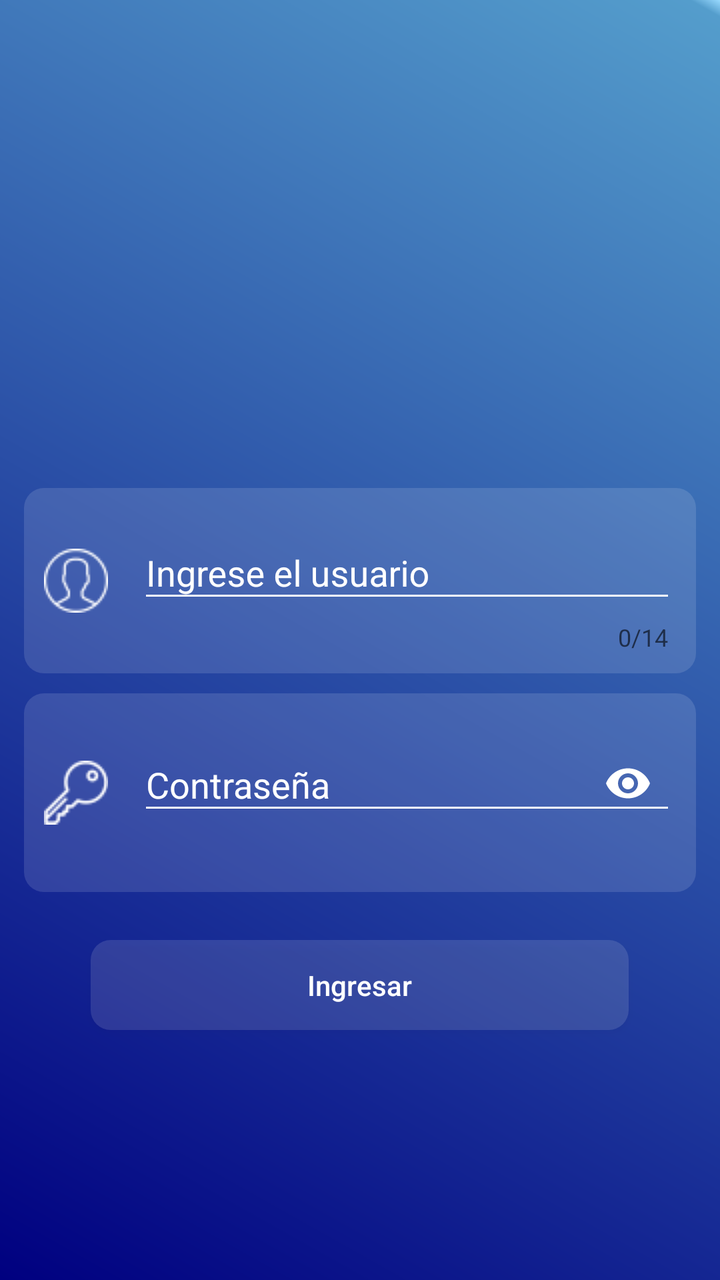
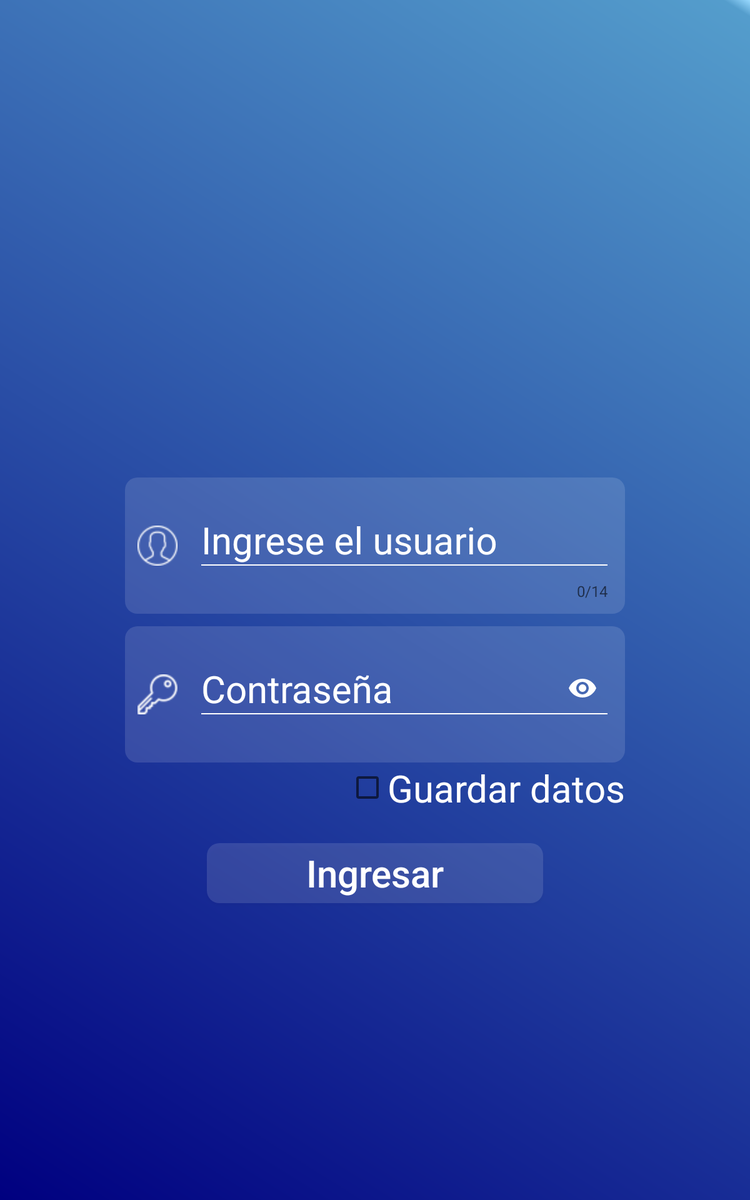

First picture: res/layout/ on a phone held upright. Second picture: the repository's own variant of that layout, on a device whose configuration matches the variant's folder. Source for both follows.
<!-- AndroidManifest.xml: application theme AppTheme -->
<!-- res/layout/activity_loggin.xml -->
<?xml version="1.0" encoding="utf-8"?>
<LinearLayout xmlns:android="http://schemas.android.com/apk/res/android"
    xmlns:tools="http://schemas.android.com/tools"
    android:layout_width="match_parent"
    android:layout_height="match_parent"
    xmlns:app="http://schemas.android.com/apk/res-auto"
    android:background="@drawable/degradado_login"
    tools:context=".loggin"
    android:orientation="vertical">

    <ImageView
        android:id="@+id/imageView2"
        android:layout_width="139dp"
        android:layout_height="194dp"
        android:layout_marginStart="8dp"
        android:layout_marginTop="50dp"
        android:layout_marginEnd="8dp"
        android:src="@mipmap/logo"
        android:layout_gravity="center"
        />

    <LinearLayout
        android:layout_width="wrap_content"
        android:layout_height="wrap_content"
        android:orientation="horizontal"
        android:layout_gravity="center"
       android:padding="10dp"
        android:background="@drawable/redondeo"
        android:layout_marginBottom="10dp"
        >

        <ImageView
            android:layout_width="wrap_content"
            android:layout_height="wrap_content"
            android:src="@drawable/user"
            android:layout_gravity="center_vertical"
            android:layout_marginRight="15dp"/>

        <com.google.android.material.textfield.TextInputLayout
            android:layout_width="wrap_content"
            android:layout_height="wrap_content"
            android:layout_marginBottom="0dp"
            android:hint="Ingrese el usuario"
            android:textColorHint="@android:color/white"
            app:counterEnabled="true"
            app:counterMaxLength="14"
            app:passwordToggleTint="#00FCF5F5"
            app:errorEnabled="true"
            android:id="@+id/layouU">

            <EditText
                android:id="@+id/txtUsuario"
                android:layout_width="269dp"
                android:layout_height="wrap_content"
                android:inputType="textPersonName"
                android:textColor="#f5f4f2"
                android:theme="@style/color_linea"/>
        </com.google.android.material.textfield.TextInputLayout>

    </LinearLayout>

    <LinearLayout
        android:layout_width="wrap_content"
        android:layout_height="wrap_content"
        android:orientation="horizontal"
        android:layout_gravity="center"
        android:padding="10dp"
        android:background="@drawable/redondeo"
        >

        <ImageView
            android:layout_width="wrap_content"
            android:layout_height="wrap_content"
            android:src="@drawable/key"
            android:layout_gravity="center_vertical"
            android:layout_marginRight="15dp"/>

        <com.google.android.material.textfield.TextInputLayout
            android:layout_width="wrap_content"
            android:layout_height="wrap_content"
            android:hint="Contraseña"
            app:errorEnabled="true"
            android:textColorHint="@android:color/white"
            app:passwordToggleEnabled="true"
            app:passwordToggleTint="@android:color/white"
            android:id="@+id/layouC"
            >

            <EditText
                android:id="@+id/txtContra"
                android:layout_width="269dp"
                android:layout_height="wrap_content"
                android:inputType="textPassword"
                android:textColor="#f5f4f2"
                android:theme="@style/color_linea"/>
        </com.google.android.material.textfield.TextInputLayout>

    </LinearLayout>


    <Button
        android:id="@+id/btnIngresar"
        android:layout_width="269dp"
        android:layout_height="45dp"
        android:layout_marginStart="8dp"
        android:layout_marginTop="24dp"
        android:layout_marginEnd="8dp"
        android:text="@string/btn_ingreso"
        android:layout_gravity="center"
        android:background="@drawable/redondeo"
        android:textAllCaps="false"
        android:textColor="@android:color/white"
        android:elevation="8dp"
        />

    <ImageView
        android:id="@+id/imgConf"
        android:layout_width="37dp"
        android:layout_height="49dp"
        android:src="@drawable/config"
        android:layout_gravity="center" />

</LinearLayout>
<!-- resources referenced by this layout -->
<resources>
  <!-- drawable degradado_login (drawable) -->
  <?xml version="1.0" encoding="utf-8"?>
  <shape xmlns:android="http://schemas.android.com/apk/res/android" android:shape="rectangle" >
      <gradient
          android:type="linear"
          android:centerX="1%"
          android:startColor="#FF99DAFF"
          android:centerColor="#549DCC"
          android:endColor="#FF000080"
          android:angle="225"/>
  </shape>
  <!-- drawable key: png bitmap (drawable, 854 bytes) -->
  <!-- drawable redondeo (drawable) -->
  <?xml version="1.0" encoding="utf-8"?>
  <shape xmlns:android="http://schemas.android.com/apk/res/android"
      android:shape="rectangle">
      <solid android:color="#20FFFFFF"/>
      <stroke android:width="0dp"
          android:color="#FFFFFF"/>
      <padding android:left="1dp"
          android:top="1dp"
          android:right="1dp"
          android:bottom="1dp"/>
      <corners android:radius="10dp"/>
  </shape>
  <!-- drawable user: png bitmap (drawable, 1019 bytes) -->
  <string name="btn_ingreso">Ingresar</string>
  <style name="color_linea" parent="Theme.AppCompat.Light">
          <item name="colorAccent">@android:color/white</item>
          <item name="colorControlNormal">@android:color/white</item>
          <item name="colorControlActivated">@android:color/white</item>
          <item name="android:textColorHighlight">@android:color/white</item>
      </style>
  <style name="AppTheme" parent="Theme.AppCompat.Light.DarkActionBar">
          
          <item name="colorPrimary">@color/colorPrimary</item>
          <item name="colorPrimaryDark">@color/colorPrimaryDark</item>
          <item name="colorAccent">@color/colorText</item>
          <item name="editTextColor">@color/colorText</item>
      </style>
  <color name="colorPrimary">#304ffe</color>
  <color name="colorPrimaryDark">#0026ca</color>
  <color name="colorText">#ffffff</color>
</resources>
<!-- res/layout-sw600dp/activity_loggin.xml (the author's variant of the layout above) -->
<!-- drawn on a 7-inch tablet held upright -->
<?xml version="1.0" encoding="utf-8"?>
<LinearLayout xmlns:android="http://schemas.android.com/apk/res/android"
    xmlns:tools="http://schemas.android.com/tools"
    android:layout_width="match_parent"
    android:layout_height="match_parent"
    xmlns:app="http://schemas.android.com/apk/res-auto"
    android:background="@drawable/degradado_login"
    tools:context=".loggin"
    android:orientation="vertical"
    android:gravity="center_vertical">

    <ImageView
        android:id="@+id/imageView2"
        android:layout_width="139dp"
        android:layout_height="194dp"
        android:layout_marginStart="8dp"
        android:layout_marginEnd="8dp"
        android:src="@mipmap/logo"
        android:layout_gravity="center"
        />

    <LinearLayout
        android:layout_width="match_parent"
        android:layout_height="wrap_content"
        android:orientation="horizontal"
        android:layout_gravity="center"
        android:padding="10dp"
        android:background="@drawable/redondeo"
        android:layout_marginBottom="10dp"
        android:layout_marginRight="100dp"
        android:layout_marginLeft="100dp"
        >

        <ImageView
            android:layout_width="wrap_content"
            android:layout_height="wrap_content"
            android:src="@drawable/user"
            android:layout_gravity="center_vertical"
            android:layout_marginRight="15dp"/>

        <com.google.android.material.textfield.TextInputLayout
            android:layout_width="match_parent"
            android:layout_height="wrap_content"
            android:layout_marginBottom="0dp"
            android:hint="Ingrese el usuario"
            android:textColorHint="@android:color/white"
            app:counterEnabled="true"
            app:counterMaxLength="14"
            app:passwordToggleTint="#00FCF5F5"
            app:errorEnabled="true"
            android:id="@+id/layouU">

            <EditText
                android:id="@+id/txtUsuario"
                android:layout_width="match_parent"
                android:layout_height="wrap_content"
                android:inputType="textPersonName"
                android:textSize="30sp"
                android:textColor="#f5f4f2"
                android:theme="@style/color_linea"/>
        </com.google.android.material.textfield.TextInputLayout>

    </LinearLayout>

    <LinearLayout
        android:layout_width="match_parent"
        android:layout_height="wrap_content"
        android:orientation="horizontal"
        android:layout_gravity="center"
        android:padding="10dp"
        android:background="@drawable/redondeo"
        android:layout_marginRight="100dp"
        android:layout_marginLeft="100dp"
        >

        <ImageView
            android:layout_width="wrap_content"
            android:layout_height="wrap_content"
            android:src="@drawable/key"
            android:layout_gravity="center_vertical"
            android:layout_marginRight="15dp"/>

        <com.google.android.material.textfield.TextInputLayout
            android:layout_width="match_parent"
            android:layout_height="wrap_content"
            app:errorEnabled="true"
            android:textColorHint="@android:color/white"
            app:passwordToggleEnabled="true"
            app:passwordToggleTint="@android:color/white"
            android:id="@+id/layouC"
            android:hint="Contraseña"
            >

            <EditText
                android:id="@+id/txtContra"
                android:layout_width="match_parent"
                android:layout_height="wrap_content"
                android:inputType="textPassword"
                android:textColor="#f5f4f2"
                android:textSize="30sp"
                android:theme="@style/color_linea"/>

        </com.google.android.material.textfield.TextInputLayout>

    </LinearLayout>

    <CheckBox
        android:layout_width="wrap_content"
        android:layout_height="wrap_content"
        android:layout_gravity="right"
        android:layout_marginRight="100dp"
        android:text="Guardar datos"
        android:textColor="@android:color/white"
        android:textColorHint="@color/ColorAccent2"
        android:textSize="30sp"
        android:id="@+id/chkGuarda"/>


    <Button
        android:id="@+id/btnIngresar"
        android:layout_width="269dp"
        android:layout_height="wrap_content"
        android:layout_marginStart="8dp"
        android:layout_marginTop="24dp"
        android:layout_marginEnd="8dp"
        android:text="@string/btn_ingreso"
        android:layout_gravity="center"
        android:background="@drawable/redondeo"
        android:textAllCaps="false"
        android:textSize="30sp"
        android:textColor="@android:color/white"
        android:elevation="8dp"
        />

    <ImageView
        android:id="@+id/imgConf"
        android:layout_width="37dp"
        android:layout_height="49dp"
        android:src="@drawable/config"
        android:layout_gravity="center" />

</LinearLayout>
<!-- resources referenced by the variant -->
<!-- as a 7-inch tablet held upright resolves them -->
<resources>
  <color name="ColorAccent2">#FFFFFF</color>
  <!-- drawable degradado_login (drawable) -->
  <?xml version="1.0" encoding="utf-8"?>
  <shape xmlns:android="http://schemas.android.com/apk/res/android" android:shape="rectangle" >
      <gradient
          android:type="linear"
          android:centerX="1%"
          android:startColor="#FF99DAFF"
          android:centerColor="#549DCC"
          android:endColor="#FF000080"
          android:angle="225"/>
  </shape>
  <!-- drawable key: png bitmap (drawable, 854 bytes) -->
  <!-- drawable redondeo (drawable) -->
  <?xml version="1.0" encoding="utf-8"?>
  <shape xmlns:android="http://schemas.android.com/apk/res/android"
      android:shape="rectangle">
      <solid android:color="#20FFFFFF"/>
      <stroke android:width="0dp"
          android:color="#FFFFFF"/>
      <padding android:left="1dp"
          android:top="1dp"
          android:right="1dp"
          android:bottom="1dp"/>
      <corners android:radius="10dp"/>
  </shape>
  <!-- drawable user: png bitmap (drawable, 1019 bytes) -->
  <string name="btn_ingreso">Ingresar</string>
  <style name="color_linea" parent="Theme.AppCompat.Light">
          <item name="colorAccent">@android:color/white</item>
          <item name="colorControlNormal">@android:color/white</item>
          <item name="colorControlActivated">@android:color/white</item>
          <item name="android:textColorHighlight">@android:color/white</item>
      </style>
  <style name="AppTheme" parent="Theme.AppCompat.Light.DarkActionBar">
          
          <item name="colorPrimary">@color/colorPrimary</item>
          <item name="colorPrimaryDark">@color/colorPrimaryDark</item>
          <item name="colorAccent">@color/colorText</item>
          <item name="editTextColor">@color/colorText</item>
      </style>
  <color name="colorPrimary">#304ffe</color>
  <color name="colorPrimaryDark">#0026ca</color>
  <color name="colorText">#ffffff</color>
</resources>
